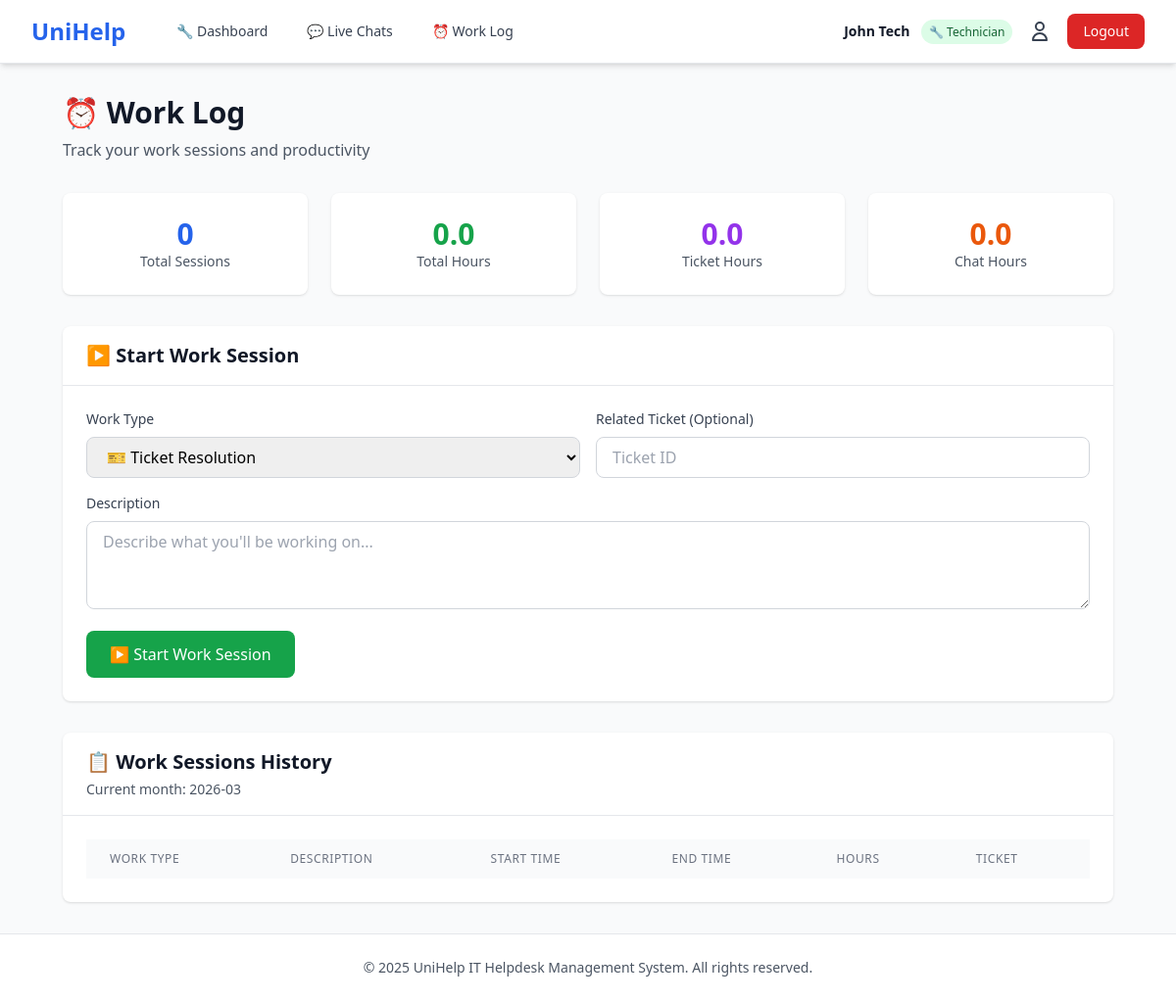
/technician/work_log (signed in), run on an earlier commit of the app's database.
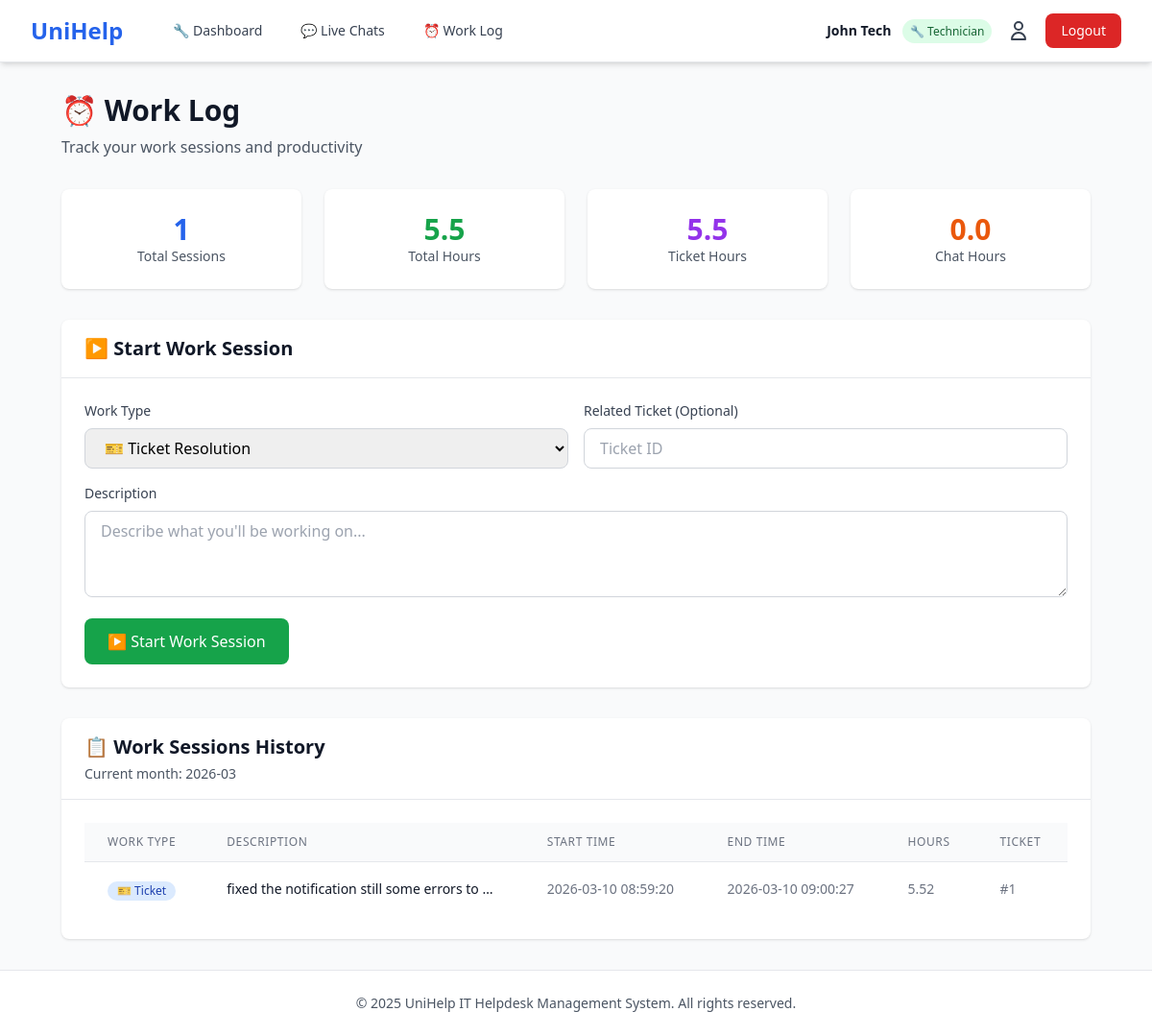
And on a later commit of the database.
### tables this page shows
CREATE TABLE technician_work_log (
            worklogid INTEGER PRIMARY KEY AUTOINCREMENT,
            technicianid INTEGER NOT NULL,
            ticketid INTEGER,
            work_type VARCHAR(50) NOT NULL CHECK(work_type IN ('ticket_resolution', 'live_chat', 'maintenance', 'other')),
            start_time TIMESTAMP NOT NULL,
            end_time TIMESTAMP,
            hours_worked REAL,
            description TEXT,
            created_at TIMESTAMP DEFAULT CURRENT_TIMESTAMP,
            FOREIGN KEY (technicianid) REFERENCES user(userid) ON DELETE CASCADE,
            FOREIGN KEY (ticketid) REFERENCES ticket(ticketid) ON DELETE SET NULL
        );

### app.py (the view)
@app.route('/technician/work_log')
@login_required
@role_required(['technician'])
def technician_work_log():
    conn = get_db_connection()
    tech_id = session.get('user_id')
    current_month = datetime.now().strftime('%Y-%m')
    start_date = f"{current_month}-01"
    work_sessions = conn.execute('''
        SELECT * FROM technician_work_log
        WHERE technicianid = ? AND start_time >= ?
        ORDER BY start_time DESC
    ''', (tech_id, start_date)).fetchall()
    monthly_stats = conn.execute('''
        SELECT
            COUNT(*) as total_sessions,
            SUM(hours_worked) as total_hours,
            SUM(CASE WHEN work_type = 'ticket_resolution' THEN hours_worked ELSE 0 END) as ticket_hours,
            SUM(CASE WHEN work_type = 'live_chat' THEN hours_worked ELSE 0 END) as chat_hours,
            SUM(CASE WHEN work_type = 'maintenance' THEN hours_worked ELSE 0 END) as maintenance_hours
        FROM technician_work_log
        WHERE technicianid = ? AND start_time >= ? AND end_time IS NOT NULL
    ''', (tech_id, start_date)).fetchone()
    conn.close()
    return render_template('technician/work_log.html',
                         work_sessions=work_sessions,
                         monthly_stats=monthly_stats,
                         current_month=current_month)

### app.py (called while the page is built)
def get_db_connection():
    conn = sqlite3.connect('unihelp.db')
    conn.row_factory = sqlite3.Row
    return conn

def login_required(f):
    @wraps(f)
    def decorated_function(*args, **kwargs):
        if 'user_id' not in session:
            flash('Please log in to access this page', 'error')
            return redirect(url_for('login'))
        return f(*args, **kwargs)
    return decorated_function

def role_required(roles):
    def decorator(f):
        @wraps(f)
        def decorated_function(*args, **kwargs):
            if 'role' not in session or session['role'] not in roles:
                flash('Access denied. Insufficient permissions.', 'error')
                return redirect(url_for('dashboard'))
            return f(*args, **kwargs)
        return decorated_function
    return decorator

### templates/technician/work_log.html (shortened to what the changed rows need)
{% extends "base.html" %}
{% block content %}
<div class="max-w-6xl mx-auto px-4 sm:px-6 lg:px-8">
    <div class="mb-8">
        <h1 class="text-3xl font-bold text-gray-900">⏰ Work Log</h1>
    </div>
    <div class="grid grid-cols-1 md:grid-cols-4 gap-6 mb-8">
        <div class="bg-white rounded-lg shadow p-6">
            <div class="text-center">
                <div class="text-3xl font-bold text-blue-600">{{ monthly_stats.total_sessions or 0 }}</div>
                <div class="text-sm text-gray-600">Total Sessions</div>
            </div>
        </div>
        <div class="bg-white rounded-lg shadow p-6">
            <div class="text-center">
                <div class="text-3xl font-bold text-green-600">{{ "%.1f"|format(monthly_stats.total_hours or 0) }}</div>
                <div class="text-sm text-gray-600">Total Hours</div>
            </div>
        </div>
        <div class="bg-white rounded-lg shadow p-6">
            <div class="text-center">
                <div class="text-3xl font-bold text-purple-600">{{ "%.1f"|format(monthly_stats.ticket_hours or 0) }}</div>
                <div class="text-sm text-gray-600">Ticket Hours</div>
            </div>
        </div>
    </div>
    <div class="bg-white rounded-lg shadow mb-8">
        <div class="px-6 py-4 border-b border-gray-200">
            <h2 class="text-xl font-bold text-gray-900">▶️ Start Work Session</h2>
        </div>
    </div>
    <div class="bg-white rounded-lg shadow">
        <div class="px-6 py-4 border-b border-gray-200">
            <h2 class="text-xl font-bold text-gray-900">📋 Work Sessions History</h2>
        </div>
        <div class="p-6">
            <div class="overflow-x-auto">
                <table class="min-w-full divide-y divide-gray-200">
                    <thead class="bg-gray-50">
                        <tr>
                            <th class="px-6 py-3 text-left text-xs font-medium text-gray-500 uppercase tracking-wider">Work Type</th>
                            <th class="px-6 py-3 text-left text-xs font-medium text-gray-500 uppercase tracking-wider">Description</th>
                            <th class="px-6 py-3 text-left text-xs font-medium text-gray-500 uppercase tracking-wider">Start Time</th>
                            <th class="px-6 py-3 text-left text-xs font-medium text-gray-500 uppercase tracking-wider">End Time</th>
                            <th class="px-6 py-3 text-left text-xs font-medium text-gray-500 uppercase tracking-wider">Hours</th>
                            <th class="px-6 py-3 text-left text-xs font-medium text-gray-500 uppercase tracking-wider">Ticket</th>
                        </tr>
                    </thead>
                    <tbody class="bg-white divide-y divide-gray-200">
                        {% for session in work_sessions %}
                        <tr>
                            <td class="px-6 py-4 whitespace-nowrap">
                                <span class="inline-flex items-center px-2.5 py-0.5 rounded-full text-xs font-medium
                                    {% if session.work_type == 'ticket_resolution' %}bg-blue-100 text-blue-800
                                    {% elif session.work_type == 'live_chat' %}bg-green-100 text-green-800
                                    {% elif session.work_type == 'maintenance' %}bg-purple-100 text-purple-800
                                    {% else %}bg-gray-100 text-gray-800{% endif %}">
                                    {% if session.work_type == 'ticket_resolution' %}🎫 Ticket
                                    {% elif session.work_type == 'live_chat' %}💬 Chat
                                    {% elif session.work_type == 'maintenance' %}🔧 Maintenance
                                    {% else %}❓ Other{% endif %}
                                </span>
                            </td>
                            <td class="px-6 py-4 text-sm text-gray-900 max-w-xs truncate" title="{{ session.description or 'No description' }}">
                                {{ session.description or 'No description' }}
                            </td>
                            <td class="px-6 py-4 whitespace-nowrap text-sm text-gray-500">
                                {{ session.start_time }}
                            </td>
                            <td class="px-6 py-4 whitespace-nowrap text-sm text-gray-500">
                                {% if session.end_time %}
                                    {{ session.end_time }}
                                {% else %}
                                    <span class="text-yellow-600 font-medium">Active</span>
                                {% endif %}
                            </td>
                            <td class="px-6 py-4 whitespace-nowrap text-sm text-gray-500">
                                {% if session.hours_worked %}
                                    {{ "%.2f"|format(session.hours_worked) }}
                                {% else %}
                                    --
                                {% endif %}
                            </td>
                            <td class="px-6 py-4 whitespace-nowrap text-sm text-gray-500">
                                {% if session.ticketid %}
                                    #{{ session.ticketid }}
                                {% else %}
                                    --
                                {% endif %}
                            </td>
                        </tr>
                        {% endfor %}
                    </tbody>
                </table>
            </div>
        </div>
    </div>
</div>
{% endblock %}

What changed in the data, as far as the page shows it:
added technician_work_log: shows "🎫 Ticket", description "fixed the notification still some errors to…", start_time "2026-03-10 08:59:20", end_time "2026-03-10 09:00:27", hours_worked "5.52", ticketid "1"
Also different on the page:
{{ monthly_stats.total_sessions or 0 }}: "0" → "1"
{{ "%.1f"|format(monthly_stats.total_hours or 0) }}: "0.0" → "5.5"
{{ "%.1f"|format(monthly_stats.ticket_hours or 0) }}: "0.0" → "5.5"
